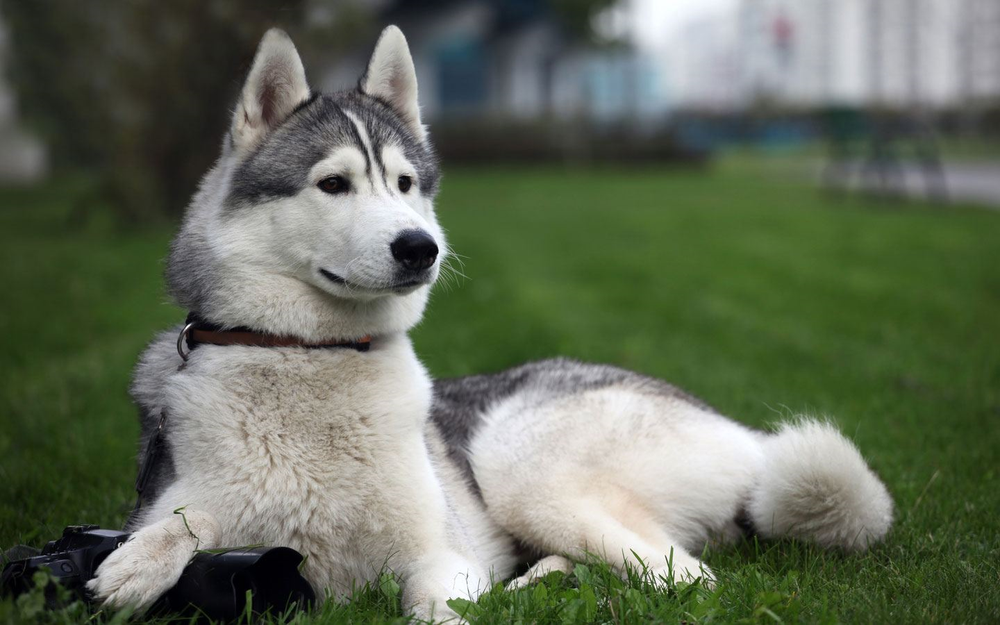
#> input picture lab5/sobaka.png, 1000 x 625 px, shrunk from 1440 x 900 before the run
$ python task3.py
#> lines starting #> are read from the running program, lines starting #| are printed output that depends on the picture
import numpy as np
import matplotlib.pyplot as plt
import matplotlib.image as mpimg


image = mpimg.imread('sobaka.png')
#> image is the input picture: shape (625, 1000, 4) float32; mean R, G, B, A 0.393, 0.427, 0.355, 1
imgplot = plt.imshow(image)
arr = np.asarray(image)
plt.show()


I_red = image.copy()
I_red[:, :, 1] = 0
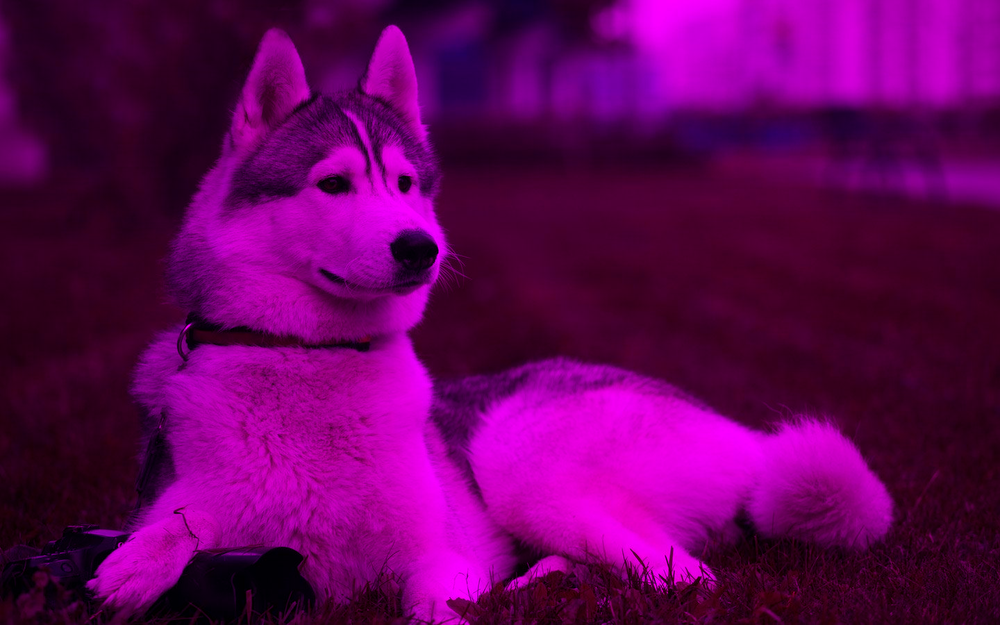
#> I_red: shape (625, 1000, 4) float32; mean R, G, B, A 0.393, 0, 0.355, 1
I_red[:, :, 2] = 0
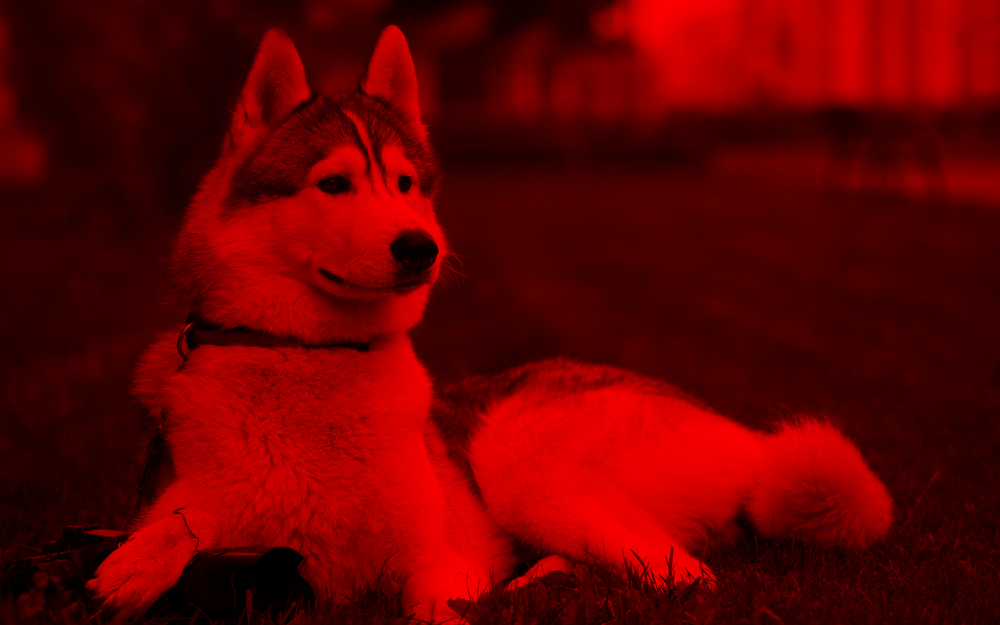
#> I_red: shape (625, 1000, 4) float32; mean R, G, B, A 0.393, 0, 0, 1
plt.imshow(I_red)
plt.show()
I_green = image.copy()
I_green[:, :, 0] = 0
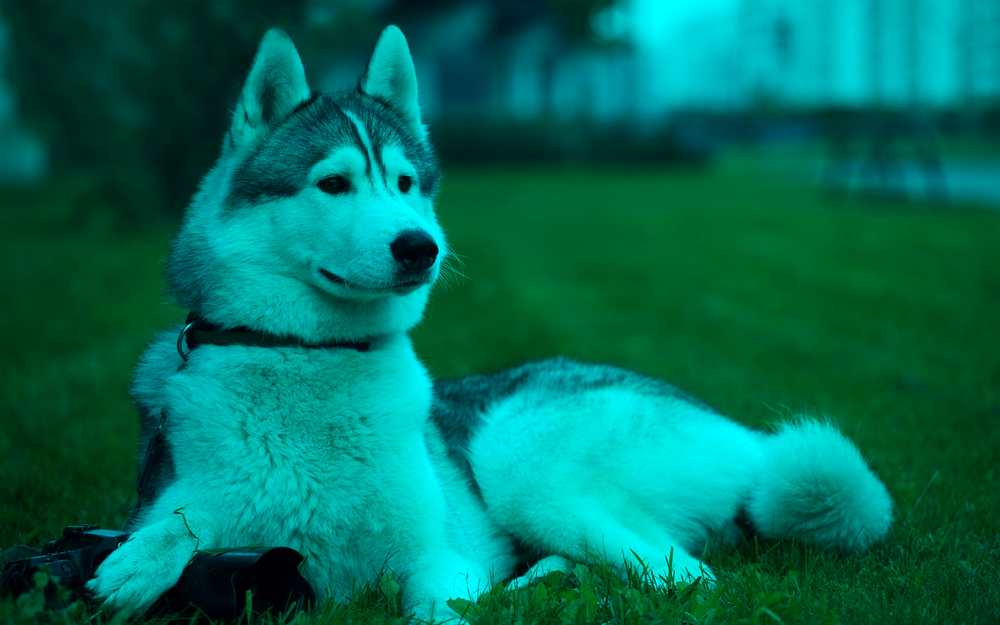
#> I_green: shape (625, 1000, 4) float32; mean R, G, B, A 0, 0.427, 0.355, 1
I_green[:, :, 2] = 0
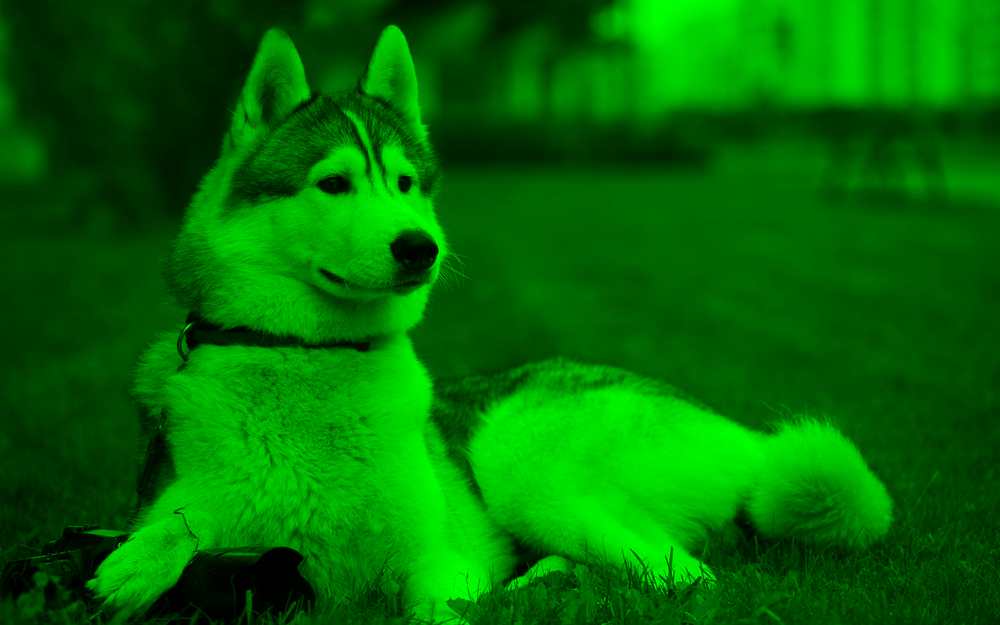
#> I_green: shape (625, 1000, 4) float32; mean R, G, B, A 0, 0.427, 0, 1
plt.imshow(I_green)
plt.show()
I_blue = image.copy()
I_blue[:, :, 0] = 0
I_blue[:, :, 1] = 0
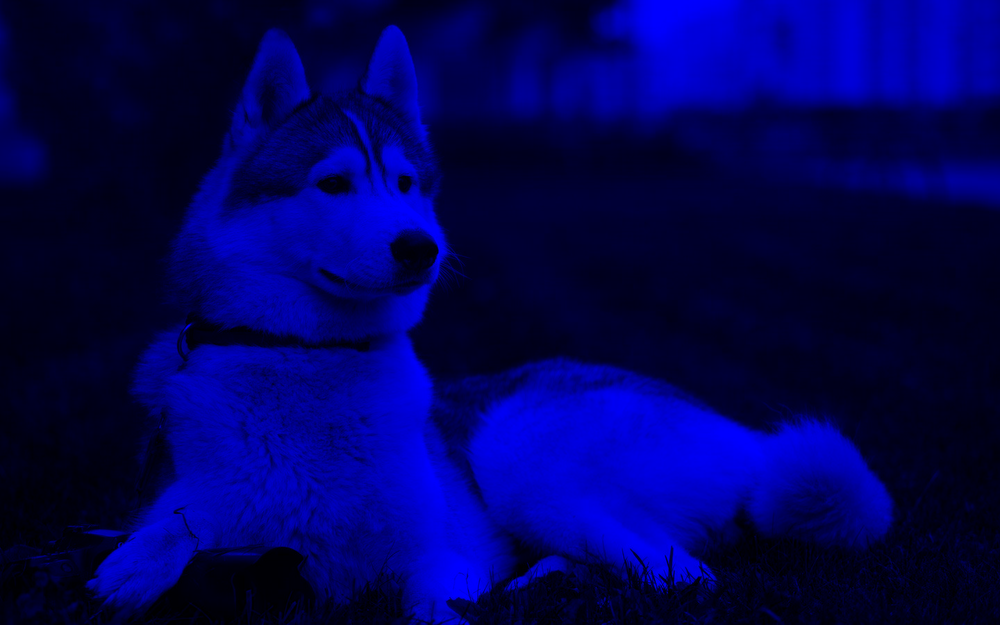
#> I_blue: shape (625, 1000, 4) float32; mean R, G, B, A 0, 0, 0.355, 1
plt.imshow(I_blue)
plt.show()


plt.gray()
lum_img = image[:,:,0]
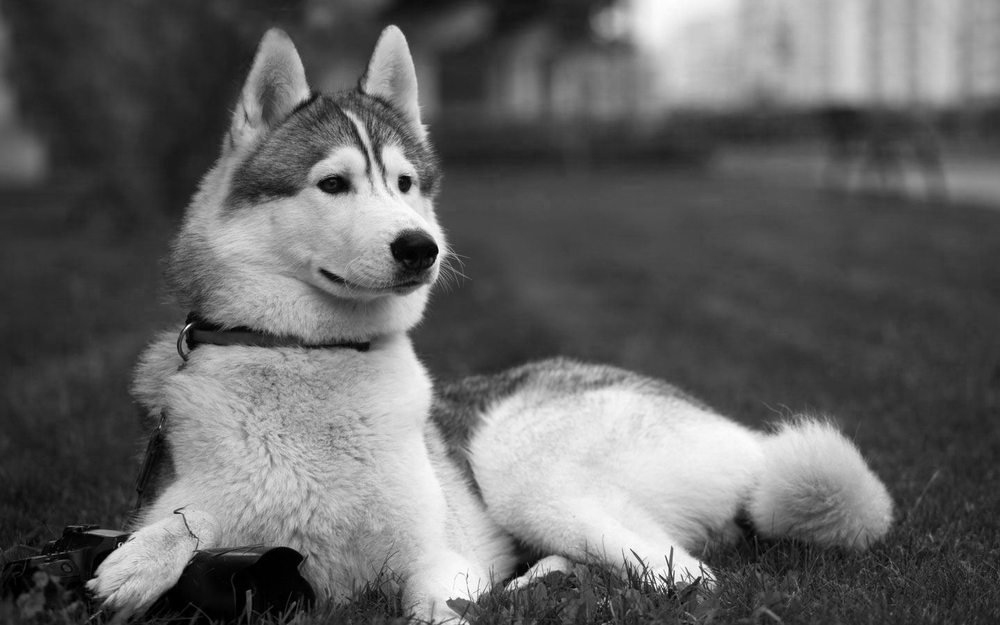
#> lum_img: shape (625, 1000) float32; min 0, max 1, mean 0.393
plt.imshow(lum_img)
plt.show()
plt.imshow(lum_img, clim=(0.2, 0.9))
plt.show()
